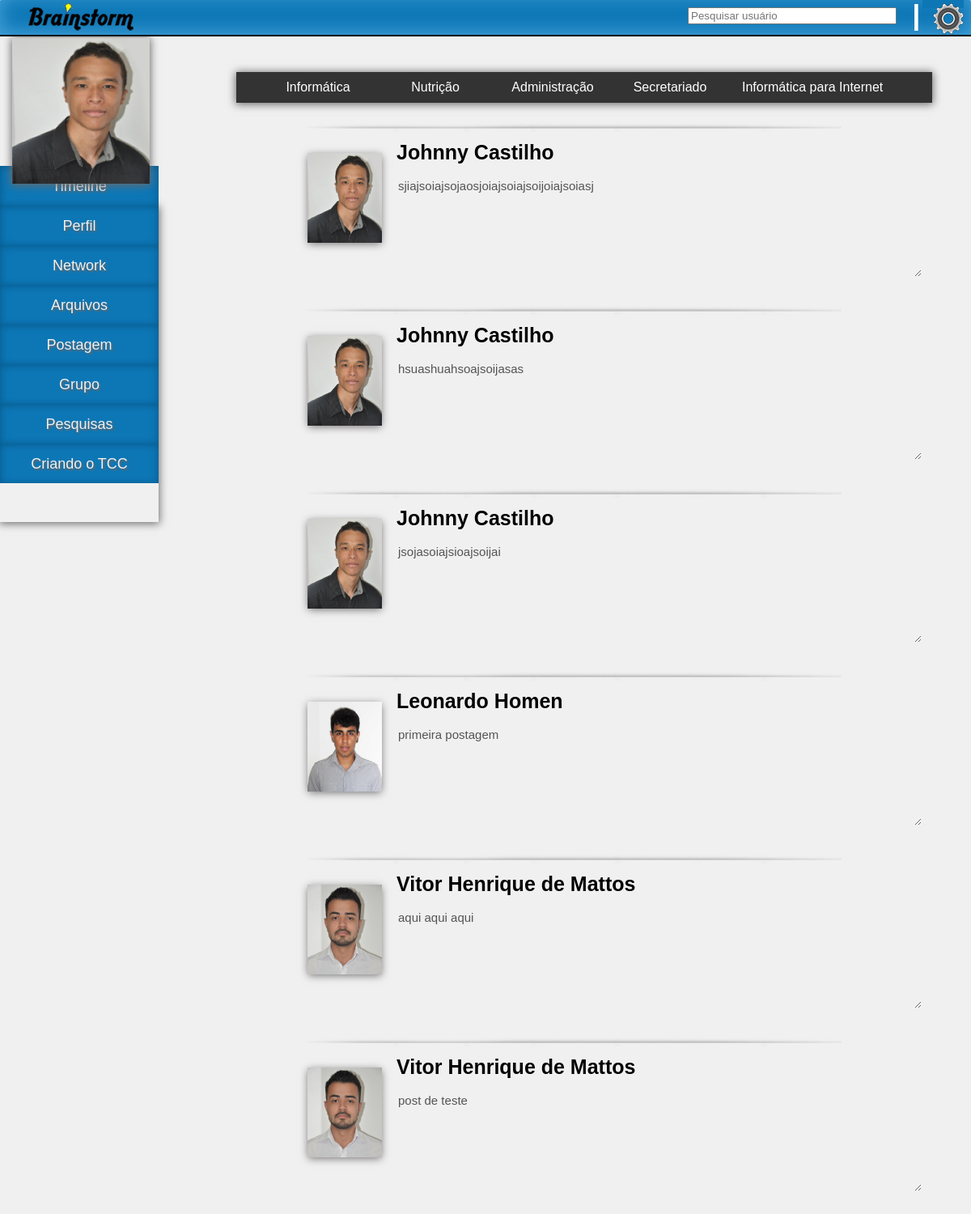
Screenshot of /login/timeline.php (signed in) with the database file from the repository.
### tables this page shows
CREATE TABLE IF NOT EXISTS `postagem` (
  `id_postagem` int(7) NOT NULL AUTO_INCREMENT,
  `id_usuario` int(5) DEFAULT NULL,
  `data_postagem` date DEFAULT NULL,
  `conteudo_postagem` varchar(300) DEFAULT NULL,
  `tema_postagem` varchar(20) DEFAULT NULL,
  `anexo_postagem` varchar(60) DEFAULT NULL,
  PRIMARY KEY (`id_postagem`),
  KEY `id_usuario` (`id_usuario`)
);

CREATE TABLE IF NOT EXISTS `usuario` (
  `id_usuario` int(5) NOT NULL AUTO_INCREMENT,
  `cod_grupo` int(5) DEFAULT NULL,
  `login_usuario` varchar(20) DEFAULT NULL,
  `dtnasc_usuario` date DEFAULT NULL,
  `ultimo_acesso_usuario` date DEFAULT NULL,
  `sexo_usuario` varchar(10) DEFAULT NULL,
  `senha_usuario` varchar(15) DEFAULT NULL,
  `endereco_usuario` varchar(50) DEFAULT NULL,
  `nome_usuario` varchar(50) DEFAULT NULL,
  `curso_usuario` varchar(30) DEFAULT NULL,
  `email_usuario` varchar(50) DEFAULT NULL,
  `objetivo_usuario` varchar(300) DEFAULT NULL,
  PRIMARY KEY (`id_usuario`),
  KEY `cod_grupo` (`cod_grupo`)
);

### login/exibe_post_timeline.php (the view, shortened to what this page needs)
<?php
		if (!isset($_GET['filter'])) {
	$busca_nome = "SELECT usuario.id_usuario,usuario.nome_usuario,postagem.id_usuario,postagem.conteudo_postagem,postagem.data_postagem FROM usuario,postagem WHERE usuario.id_usuario = postagem.id_usuario ORDER BY postagem.data_postagem DESC";
	$query_nome = mysql_query($busca_nome);
	while ($array = mysql_fetch_array($query_nome)) {
		echo "<div id='postagem'>
                               		<div id='post'>
                               		<div id='conteudo_post'>";
									include ("exibir_foto_post_timeline.php");
                                        echo "
										<h1 class='nome_post'>$array[nome_usuario]</h1>";
										echo "
                                        <p class='cont_post'><textarea rows='7' cols='70' disabled>$array[conteudo_postagem]</textarea></p>
                                        <img class='sep_post' src='images/sep_dep.png' />
                                    </div>
                                    </div>
                               </div>";
		}
		}
?>

### login/timeline.php (shortened to what this page needs)
<!doctype html>
<html>
<head>
<link rel="stylesheet" type="text/css" href="css/topo.css" />
<link rel="stylesheet" type="text/css" href="css/conteudo_timeline.css" />
<body>
<div id="pagina">
   				 		<div id="topo">
                        <img src="images/logo.png" class="logo" />
                        <div id="barra_inf"></div>
            			</div>
                        <form class="form_search" action="exibe_pesquisa.php" method="post">
                        	<input type="text" name="searchbox" placeholder="Pesquisar usuário" />
                        </form>
                        <div class="sep"><img src="images/sep.png" height="33" width="5" /></div>
                        <div class="config">
                            <ul class="no-js">
                                <li>
                                    <a class="clicker"><img src="images/engrenagem-hi.png" alt="Icon"></a>
                                </li>
                            </ul>
                        </div>
            <div id="menu_lateral">
            		<div id="foto_perfil">
                    	<?php include ("exibir_foto_perfil.php"); ?>
                    </div>
                    <div id="menu">
                    		<?php include ("verifica_grupo.php"); ?>
                    </div>
            </div>
            <div id="conteudo">
            					<div id="filtro_cursos">
                                	<form action="" method="get">
                                	<ul>
                                    	<li><input type="submit" name="filter" value="Informática" /></li>
                                        <li><input type="submit" name="filter" value="Nutrição" /></li>
                                        <li><input type="submit" name="filter" value="Administração" /></li>
                                        <li><input type="submit" name="filter" value="Secretariado" /></li>
                                        <li><input type="submit" name="filter" value="Informática para Internet" /></li>
                                     </ul>
                                     </form>
                                </div>
                                <div id="align_post">
                               <?php
							   	include ("exibe_post_timeline.php");
							   ?>
                               </div>
            </div>
    </div>
</body>
</html>

### login/exibir_foto_perfil.php
<?php
$pasta = "imgperfil";
		$open = opendir($pasta);
		while ($arq = readdir($open)) {
			if ($arq <> "." && $arq <> "..") {
				$exp = explode (".",$arq);
				if ($exp[0] == $_SESSION['id']) {
				echo "<img src='$pasta/$arq' class='foto_perfil' />";
				}
			}
			}
?>

### login/verifica_grupo.php (shortened to what this page needs)
<?php
	$busca = "SELECT id_usuario,cod_grupo FROM usuario WHERE id_usuario = '$_SESSION[id]'";
	$query_busca_grupo = mysql_query($busca);
	$result_busca_grupo = mysql_result($query_busca_grupo,0,'cod_grupo');
	if ($result_busca_grupo == NULL) {
			echo "
							<ul>
                            	<a href='timeline.php'><li>Timeline</li></a>
                                <a href='perfil.php'><li>Perfil</li></a>
                                <a href='network.php'><li>Network</li></a>
                                <a href='arquivos.php'><li>Arquivos</li></a>
                                <a href='postagem.php'><li>Postagem</li></a>
                                <a href='grupo_create.php'><li>Grupo</li></a>
                                <a href='pesquisa_campo.php'><li>Pesquisas</li></a>
                                <a href='createtcc.php'><li>Criando o TCC</li></a>
                            </ul>";
		}
	else {
			echo "			<ul>
                            	<a href='timeline.php'><li>Timeline</li></a>
                                <a href='perfil.php'><li>Perfil</li></a>
                                <a href='network.php'><li>Network</li></a>
                                <a href='arquivos.php'><li>Arquivos</li></a>
                                <a href='postagem.php'><li>Postagem</li></a>
                                <a href='grupo.php'><li>Grupo</li></a>
                                <a href='pesquisa_campo.php'><li>Pesquisas</li></a>
                                <a href='createtcc.php'><li>Criando o TCC</li></a>
                            </ul>";
		}
?>

### login/exibir_foto_post_timeline.php
<?php
$pasta = "imgperfil";
		$open = opendir($pasta);
		while ($arq = readdir($open)) {
			if ($arq <> "." && $arq <> "..") {
				$exp = explode (".",$arq);
				if ($exp[0] == $array['id_usuario']) {
				echo "<img src='$pasta/$arq' class='foto_post' />";
				}
			}
			}
?>

### login/css/topo.css (style rules this page uses)
html,body { margin:0 auto; padding:0; background-color:#f0f0f0; overflow-x:hidden; }
#topo { height:45px; background-color:#0d77b6; width:1200px; position:fixed; box-shadow: 1px -5px 25px #47a3da inset; z-index:2; border-radius:2px; }
#barra_inf { margin:0 auto; padding:0; margin-top:43px; height:2px; background-color:#000; width:1200px; position:fixed; z-index:2; }
.logo { position:absolute; left:20px; margin-top:3px; margin-left:15px; }
.form_search { position:fixed; margin-left:850px; margin-top:9px; z-index:2; }
.form_search input { position:absolute; width:250px; z-index:2; }
.sep { margin-top:5px; position:fixed; margin-left:1130px; z-index:2; }
#pagina { margin:0 auto; padding:0; width:1200px; height:auto; box-shadow: 0px 1px 10px 1px #6d6a6a; }
#menu_lateral { margin-top:45px; position:fixed; width:196px; height:665px; }
.foto_perfil { position:absolute; height:180px; width:170px; margin-left:15px; margin-top:2px; z-index:1; box-shadow: 0px 1px 10px 1px #6d6a6a; }
#menu { height:390px; width:196px; margin-top:210px; position:absolute; line-height:50px; box-shadow: 0px 1px 10px 1px #6d6a6a; }
#menu ul { position:absolute; margin-left:-40px; margin-top:-50px; }
#menu li { list-style:none; height:49px; width:196px; background-color:#0d77b6; box-shadow: 0px 1px 10px 1px #075d90 inset; text-align:center; font-family: 'Cantarell', sans-serif; }
#menu a { text-decoration:none; font-family:Baskerville, "Palatino Linotype", Palatino, "Century Schoolbook L", "Times New Roman", serif; font-size:18px; color:#f0f0f0; text-shadow:0.1em 0.1em 0.1em #666; }
.config { position:fixed; margin-left:1100px; margin-top:-12px; width:100px; z-index:10; }
.config ul { font-weight:900; width:170px; }
.config ul li { position:relative; list-style:none; cursor:pointer; }
.config ul .clicker { width:1px; height:1px; background-color:#0d77b6; }
.config img { position:absolute; top:9px; left:12px; }
.config ul { margin-top:5px; }
.config ul li a { transition:background-color 0.2s ease-in-out; -webkit-transition:background-color 0.2s ease-in-out; -moz-transition:background-color 0.2s ease-in-out; display:block; padding:8px 10px 8px 40px; background:#FFF; color:#333; text-decoration:none; }

### login/css/conteudo_timeline.css (style rules this page uses)
#conteudo { position:absolute; width:976px; height:auto; margin-left:230px; margin-top:49px; }
#filtro_cursos { height:38px; width:860px; position:absolute; margin-top:40px; margin-left:62px; background-color:#333333; box-shadow: 0px 1px 10px 1px #6d6a6a; }
#filtro_cursos ul { list-style:none; margin-top:0px; margin-left:-18px; position:absolute; }
#filtro_cursos li { display:inline-block; padding-left:1px; margin-left:20px; color:#FFF; font-size:16px; height:38px; width:120px; line-height:2; text-align:center; font-family: 'Cantarell', sans-serif; }
#filtro_cursos input { background-color:transparent; font-family: 'Cantarell', sans-serif; font-size:16px; height:38px; border:0; color:#FFF; margin-left:-4px; }
#align_post { height:auto; width:auto; margin-top:120px; }
#postagem { position:relative; margin-left:150px; height:226px; width:660px; }
#post { position:absolute; height:auto; }
#conteudo_post { height:186px; width:660px; position:absolute; }
.foto_post { height:111px; width:92px; position:absolute; margin-top:20px; box-shadow: 0px 2px 10px -1px #6d6a6a; }
.nome_post { margin-left:110px; margin-top:5px; font-family: 'Cantarell', sans-serif; font-size:25px; position:absolute; }
.cont_post { margin-left:110px; text-align:justify; margin-top:50px; font-family: 'Cantarell', sans-serif; position:absolute; }
.cont_post textarea { background-color:#f0f0f0; border:0; text-align:justify; font-family: 'Cantarell', sans-serif; font-size:15px; }
.sep_post { width:660px; position:absolute; margin-top:-23px; z-index:1; }

### rows the page displays
postagem: id_usuario.nome_usuario "Johnny Castilho", conteudo_postagem "sjiajsoiajsojaosjoiajsoiajsoijoiajsoiasj"
postagem: id_usuario.nome_usuario "Johnny Castilho", conteudo_postagem "hsuashuahsoajsoijasas"
postagem: id_usuario.nome_usuario "Johnny Castilho", conteudo_postagem "jsojasoiajsioajsoijai"
postagem: id_usuario.nome_usuario "Leonardo Homen", conteudo_postagem "primeira postagem"
postagem: id_usuario.nome_usuario "Vitor Henrique de Mattos", conteudo_postagem "aqui aqui aqui"
postagem: id_usuario.nome_usuario "Vitor Henrique de Mattos", conteudo_postagem "post de teste"
